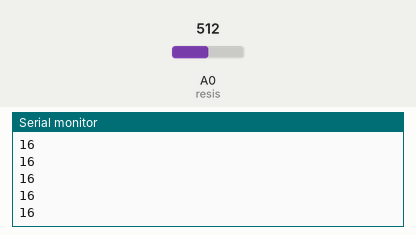
Recording of a sketch running on a simulated Arduino Uno, built with avr-gcc and run on an emulated ATmega328P. Parts: the last lines printed to the serial monitor. The test bench sets the inputs (shaded band); at power-on: A0 (resis) = 512.

Above: at 1.2 s.
1.3 s: A0 (resis) set to 716
At 1.68 s:
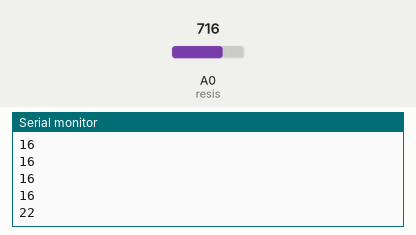
2.8 s: A0 (resis) set to 900
At 2.93 s:
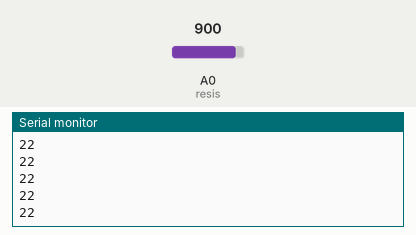
Timing chart, 0 to 5.8 s (numbered marks = the images above; inputs shaded):
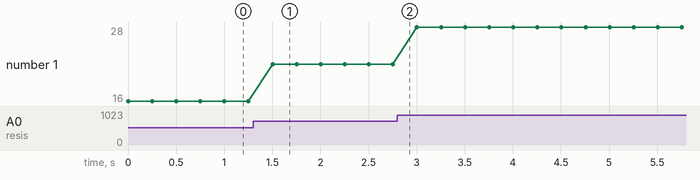

Measured:
- after the input at 1.3 s, the serial monitor: prints a new line after 0.20 s (image 1)
- plotted number 1: 16 → 22 after the input at 1.3 s, 22 → 28 after the input at 2.8 s

The sketch:

Volume.ino
```cpp
int resis =A0;
int Value;
int Voltage;

void setup() {
    pinMode(resis,INPUT);
    Serial.begin(9600);
}

void loop() {
    Value = analogRead(resis);
    Voltage = (32./1023.)*Value;
    Serial.println (Voltage);
    //Serial.println (Value);
    delay(250);
}
```
